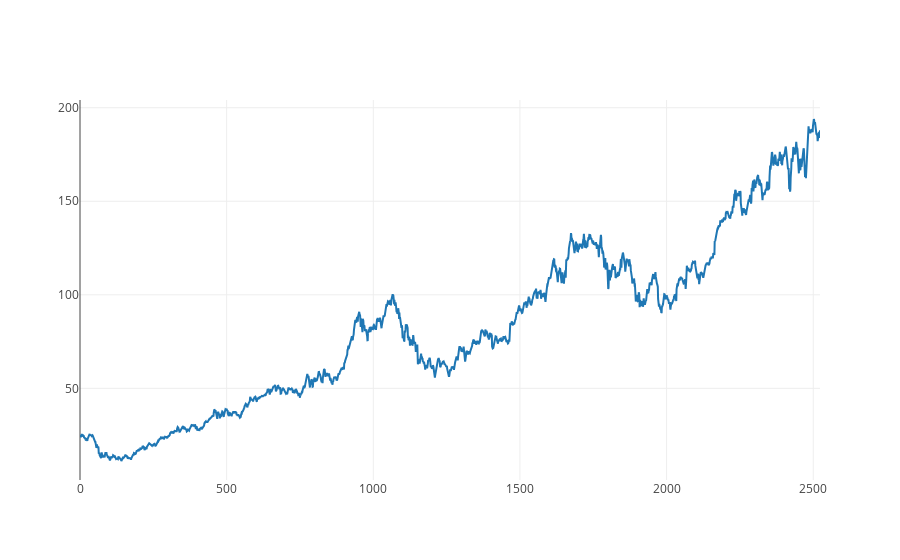

Write notebook code for a chart like this one.
### Code cell
btc_trace = go.Scatter(x=data.index, y=data['Close'], name= 'Price')
py.iplot([btc_trace])

### Figure 1 — Plotly figure (JSON) as saved in the notebook; plotly's stock layout.template omitted (floating-point values rounded to 4 significant figures; data arrays with more than 128 entries replaced by an {"elided": "..."} marker saying what was removed)
{"data": [{"name": "Price", "type": "scatter", "x": {"elided": "2524 int values"}, "y": {"elided": "2524 float values"}}], "layout": {}}
